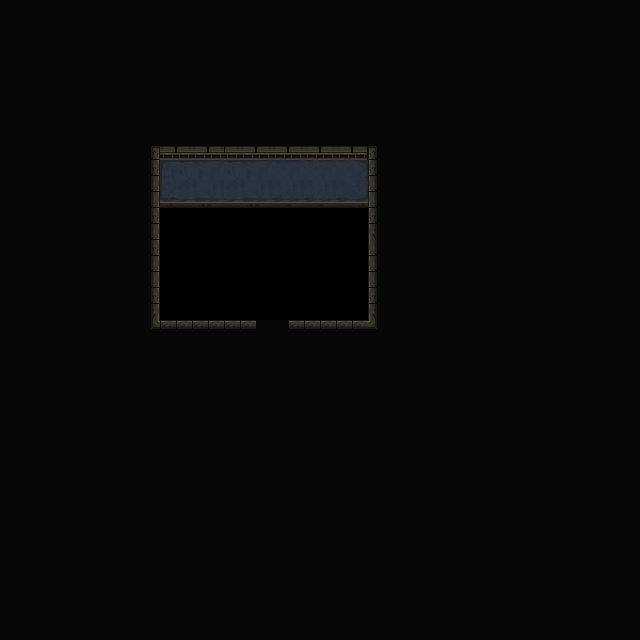

A level layout from a 2D game, rendered from its tile map. Below: a short description, then the map file with tile-grid data replaced by summaries:
An orthogonal 40x40 tile map with 16x16 px tiles, 2 tile layers (Background, Foreground), 3 hidden layers not drawn.

<map version="1.8" tiledversion="1.8.6" orientation="orthogonal" renderorder="right-down" width="40" height="40" tilewidth="16" tileheight="16" infinite="0" nextlayerid="7" nextobjectid="1">
 <tileset firstgid="1703" source="Indoor Tileset.tsx" />
 <layer id="4" name="Floor" width="40" height="40" visible="0">
  <data>[1600 cells, 92 non-empty, 23 distinct tile ids]</data>
 </layer>
 <layer id="6" name="FloorItems" width="40" height="40" visible="0">
  <data>[1600 cells, 8 non-empty, 4 distinct tile ids]</data>
 </layer>
 <layer id="1" name="Background" width="40" height="40">
  <data>[1600 cells, 1500 non-empty, 101 distinct tile ids]</data>
 </layer>
 <layer id="2" name="Midground" width="40" height="40" visible="0">
  <data>[1600 cells, 28 non-empty, 18 distinct tile ids]</data>
 </layer>
 <layer id="3" name="Foreground" width="40" height="40">
  <data>[1600 cells, 14 non-empty, 5 distinct tile ids]</data>
 </layer>
</map>
